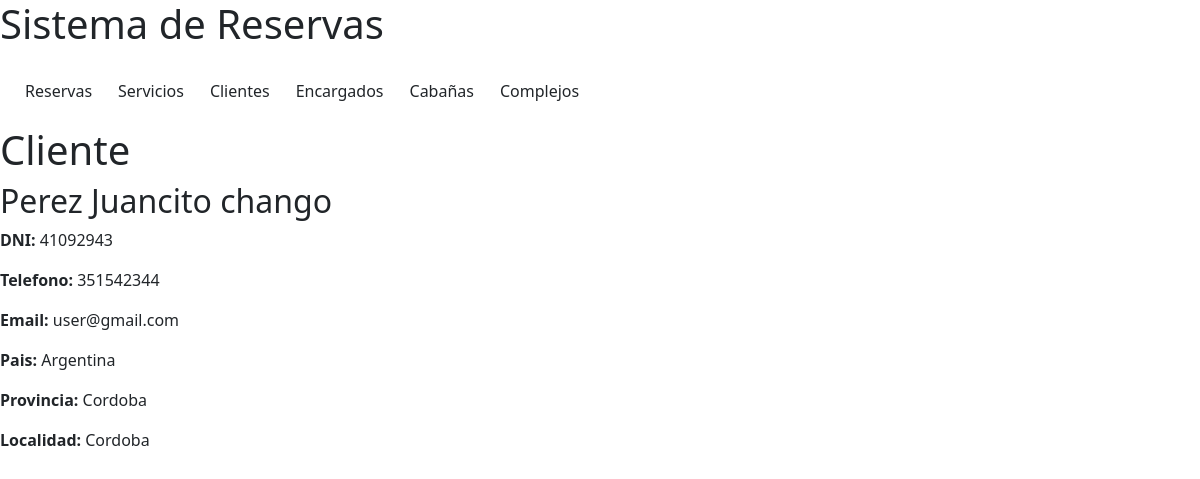
The app's page /reservas/clientes/1/, older data.
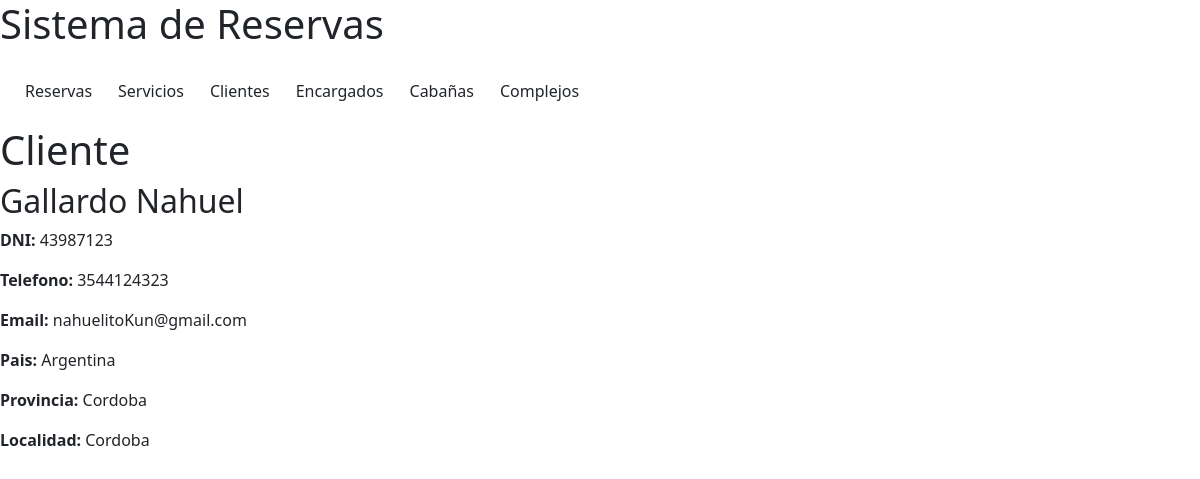
The same page, newer data.
### reservas/models.py (models this page shows, shortened)
class Cliente(models.Model):
    dni = models.IntegerField()
    apellido_nombre = models.CharField(max_length=100)
    telefono = models.CharField(max_length=30)
    email = models.CharField(max_length=50, default="user@gmail.com")
    pais = models.CharField(max_length=30, default="Argentina")
    provincia = models.CharField(max_length=30, default="Cordoba")
    localidad = models.CharField(max_length=30, default="Cordoba")

### reservas/views.py (the view)
# urls.py: path('clientes/<int:cliente_id>/', views.detalle_cliente, name='detalle_cliente'),
def detalle_cliente(request, cliente_id):
    cliente = Cliente.objects.get(id=cliente_id) #solo toma el id del cliente         #toma todos los atributos del cliente
    context = {
        'cliente': cliente
    }
    return render(request, 'detalle_cliente.html', context)

### reservas/templates/detalle_cliente.html
{% include 'navbar.html' %}
{% block content %}
<div class="detalle">
    <h1>Cliente</h1>
    <h2>{{ cliente.apellido_nombre }}</h2>
    <p><strong>DNI: </strong> {{ cliente.dni}}</p>
    <p><strong>Telefono: </strong> {{ cliente.telefono}}</p>
    <p><strong>Email: </strong> {{ cliente.email}}</p>
    <p><strong>Pais: </strong> {{ cliente.pais}}</p>
    <p><strong>Provincia: </strong> {{ cliente.provincia}}</p>
    <p><strong>Localidad: </strong> {{ cliente.localidad}}</p>
</div>
{% endblock %}

Row changes from the older to the newer data that the page shows:
changed Cliente "Argentina": apellido_nombre "Perez Juancito chango" → "Gallardo Nahuel"; dni "41092943" → "43987123"; telefono "351542344" → "3544124323"; email "user@gmail.com" → "nahuelitoKun@gmail.com"
